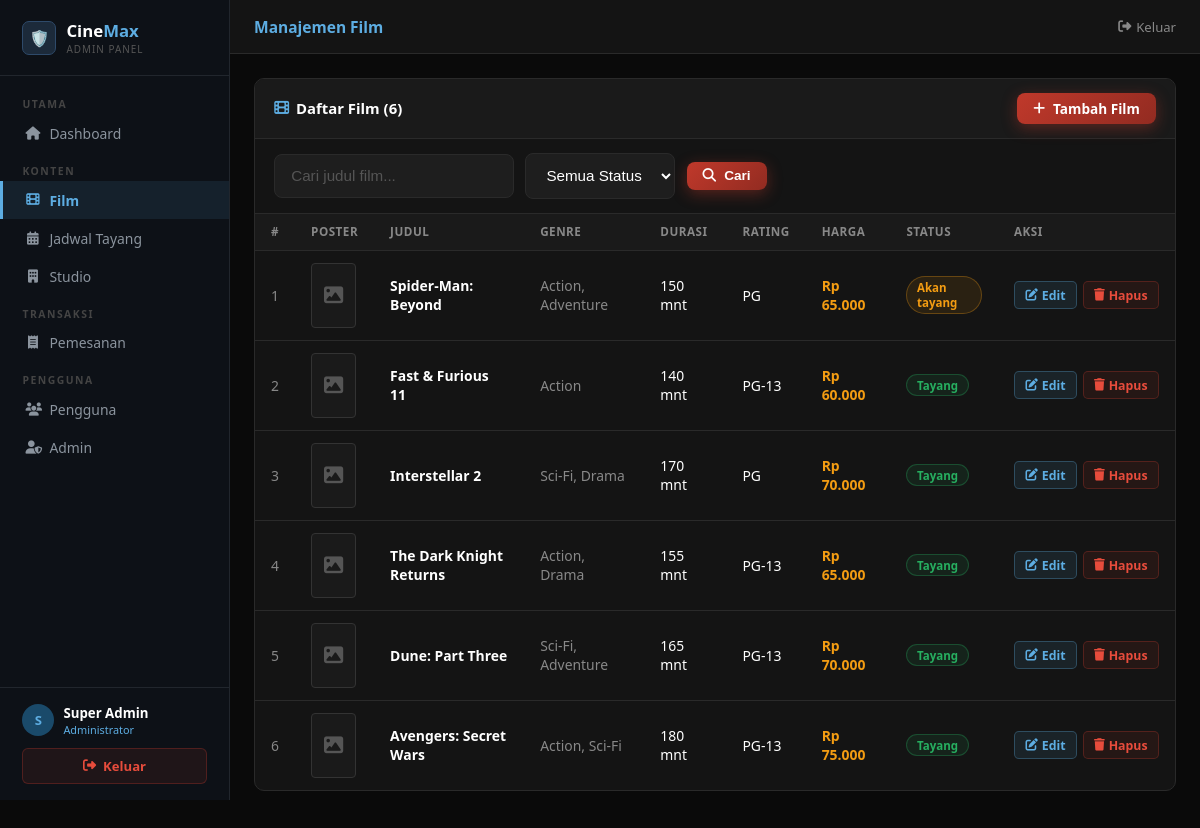
The page /admin/films.php (signed in) on the database its author committed.
### tables this page shows
CREATE TABLE IF NOT EXISTS films (
    id INT AUTO_INCREMENT PRIMARY KEY,
    judul VARCHAR(200) NOT NULL,
    genre VARCHAR(100),
    durasi INT,
    rating VARCHAR(10),
    sinopsis TEXT,
    poster VARCHAR(255),
    harga DECIMAL(10,2) DEFAULT 50000,
    status ENUM('tayang','akan_tayang','selesai') DEFAULT 'tayang',
    created_at TIMESTAMP DEFAULT CURRENT_TIMESTAMP
);

### admin/films.php (the view, shortened to what this page needs)
<?php
require_once '../config/database.php';
$cari          = trim($_GET['search'] ?? '');
$where         = "WHERE 1=1";
$params        = [];
$types         = '';
if ($params) {
    $stmt = $conn->prepare("SELECT * FROM films $where ORDER BY id DESC");
    $stmt->bind_param($types, ...$params);
    $stmt->execute();
    $daftar_film = $stmt->get_result();
} else {
    $daftar_film = $conn->query("SELECT * FROM films $where ORDER BY id DESC");
}
include 'includes/header.php';
?>
<div class="box">
    <div class="box-header">
        <h3><i class="fas fa-film"></i> Daftar Film (<?= $daftar_film->num_rows ?>)</h3>
        <a href="films.php?action=add" class="btn btn-primary btn-sm">
            <i class="fas fa-plus"></i> Tambah Film
        </a>
    </div>
    <div class="filter-bar">
        <form method="GET" class="filter-form">
            <input type="text" name="search" class="form-control filter-input-lg"
                   placeholder="Cari judul film..." value="<?= htmlspecialchars($cari) ?>">
            <select name="status" class="form-control filter-input-md">
                <option value="">Semua Status</option>
            </select>
            <button type="submit" class="btn btn-primary btn-sm"><i class="fas fa-search"></i> Cari</button>
        </form>
    </div>
    <div class="tabel-wrap">
        <table class="tabel">
            <thead>
                <tr>
                    <th>#</th>
                    <th>Poster</th>
                    <th>Judul</th>
                    <th>Genre</th>
                    <th>Durasi</th>
                    <th>Rating</th>
                    <th>Harga</th>
                    <th>Status</th>
                    <th>Aksi</th>
                </tr>
            </thead>
            <tbody>
                <?php $no = 1; while ($f = $daftar_film->fetch_assoc()): ?>
                <tr>
                    <td class="text-abu"><?= $no++ ?></td>
                    <td>
                        <?php
                        $poster_path = '../assets/uploads/posters/' . ($f['poster'] ?? '');
                        if (!empty($f['poster']) && file_exists($poster_path)):
                        ?>
                        <img src="../assets/uploads/posters/<?= htmlspecialchars($f['poster']) ?>"
                             alt="<?= htmlspecialchars($f['judul']) ?>"
                             style="width:45px; height:65px; object-fit:cover; border-radius:4px; border:1px solid #333;">
                        <?php else: ?>
                        <div style="width:45px; height:65px; background:#1a1a1a; border-radius:4px; border:1px solid #333;
                                    display:flex; align-items:center; justify-content:center; color:#555; font-size:1.2rem;">
                            <i class="fas fa-image"></i>
                        </div>
                        <?php endif; ?>
                    </td>
                    <td class="text-bold"><?= htmlspecialchars($f['judul']) ?></td>
                    <td class="text-abu text-kecil"><?= htmlspecialchars($f['genre']) ?></td>
                    <td><?= $f['durasi'] ?> mnt</td>
                    <td><?= htmlspecialchars($f['rating']) ?></td>
                    <td class="text-kuning text-bold">Rp <?= number_format($f['harga'], 0, ',', '.') ?></td>
                    <td>
                        <span class="badge-status badge-<?= $f['status'] ?>">
                            <?= str_replace('_', ' ', ucfirst($f['status'])) ?>
                        </span>
                    </td>
                    <td>
                        <div class="aksi-group">
                            <a href="films.php?action=edit&id=<?= $f['id'] ?>" class="btn-edit">
                                <i class="fas fa-edit"></i> Edit
                            </a>
                            <a href="films.php?action=delete&id=<?= $f['id'] ?>" class="btn-hapus"
                               onclick="return confirm('Hapus film <?= addslashes($f['judul']) ?>?')">
                                <i class="fas fa-trash"></i> Hapus
                            </a>
                        </div>
                    </td>
                </tr>
                <?php endwhile; ?>
            </tbody>
        </table>
    </div>
</div>
<?php include 'includes/footer.php'; ?>

### assets/css/style.css (style rules this page uses)
:root { --primary: #c0392b; --primary-dark: #922b21; --primary-light: #e74c3c; --bg-dark: #0a0a0a; --bg-card: #141414; --bg-card2: #1a1a1a; --bg-input: #1e1e1e; --text-white: #ffffff; --text-gray: #aaaaaa; --text-light: #cccccc; --border: #2a2a2a; --border-red: #c0392b; --gold: #f39c12; --success: #27ae60; --shadow: 0 4px 20px rgba(192, 57, 43, 0.3); }
* { margin: 0; padding: 0; box-sizing: border-box; }
body { font-family: 'Segoe UI', Tahoma, Geneva, Verdana, sans-serif; background-color: var(--bg-dark); color: var(--text-white); min-height: 100vh; }
a { text-decoration: none; color: inherit; }
.btn { display: inline-flex; align-items: center; gap: 8px; padding: 0.7rem 1.5rem; border-radius: 8px; font-weight: 600; font-size: 0.95rem; cursor: pointer; border: none; transition: all 0.3s; text-decoration: none; }
.btn-primary { background: linear-gradient(135deg, var(--primary), var(--primary-dark)); color: white; box-shadow: 0 4px 15px rgba(192, 57, 43, 0.4); }
.btn-sm { padding: 0.4rem 1rem; font-size: 0.85rem; }
.form-control { width: 100%; padding: 0.8rem 1rem; background: var(--bg-input); border: 1px solid var(--border); border-radius: 8px; color: var(--text-white); font-size: 0.95rem; transition: all 0.3s; }
.form-control::placeholder { color: #555; }

### assets/css/admin.css (style rules this page uses)
body { display: flex; flex-direction: column; min-height: 100vh; }
.box { background: #141414; border: 1px solid #2a2a2a; border-radius: 10px; overflow: hidden; margin-bottom: 1.5rem; }
.box-header { padding: 0.85rem 1.2rem; background: #1a1a1a; border-bottom: 1px solid #2a2a2a; display: flex; align-items: center; justify-content: space-between; }
.box-header h3 { font-size: 0.93rem; font-weight: 700; display: flex; align-items: center; gap: 7px; }
.box-header h3 i { color: #5dade2; }
.tabel { width: 100%; border-collapse: collapse; }
.tabel th { background: #1a1a1a; padding: 0.65rem 1rem; text-align: left; font-size: 0.73rem; font-weight: 700; color: #888; text-transform: uppercase; letter-spacing: 0.5px; border-bottom: 1px solid #2a2a2a; }
.tabel td { padding: 0.75rem 1rem; border-bottom: 1px solid #2a2a2a; font-size: 0.87rem; vertical-align: middle; }
.tabel tr:last-child td { border-bottom: none; }
.btn-edit, .btn-hapus, .btn-lihat { display: inline-flex; align-items: center; gap: 4px; padding: 0.28rem 0.65rem; border-radius: 5px; font-size: 0.77rem; font-weight: 600; border: 1px solid; cursor: pointer; text-decoration: none; transition: opacity 0.2s; }
.btn-edit { background: rgba(93,173,226,0.1); color: #5dade2; border-color: rgba(93,173,226,0.3); }
.btn-hapus { background: rgba(192,57,43,0.1); color: #e74c3c; border-color: rgba(192,57,43,0.3); }
.aksi-group { display: flex; gap: 0.35rem; }
.badge-status { display: inline-block; padding: 0.18rem 0.6rem; border-radius: 20px; font-size: 0.72rem; font-weight: 600; border: 1px solid; }
.badge-confirmed, .badge-tayang, .badge-aktif { background: rgba(39,174,96,0.1); color: #27ae60; border-color: rgba(39,174,96,0.3); }
.badge-pending, .badge-akan_tayang { background: rgba(243,156,18,0.1); color: #f39c12; border-color: rgba(243,156,18,0.3); }
select.form-control { cursor: pointer; }
.filter-bar { padding: 0.85rem 1.2rem; border-bottom: 1px solid #2a2a2a; display: flex; gap: 0.7rem; flex-wrap: wrap; align-items: center; }
.text-kuning { color: #f39c12; }
.text-abu { color: #888; }
.text-bold { font-weight: 700; }
.text-kecil { font-size: 0.81rem; }
.filter-form { display: flex; gap: 0.7rem; flex-wrap: wrap; align-items: center; width: 100%; }
.filter-input-lg { max-width: 240px; }
.filter-input-md { max-width: 150px; }
.tabel-wrap { overflow-x: auto; }

### rows shown on the page
films: judul "Spider-Man: Beyond", genre "Action, Adventure", durasi "150", rating "PG", harga "65.000", status "Akan tayang"
films: judul "Fast & Furious 11", genre "Action", durasi "140", rating "PG-13", harga "60.000", status "Tayang"
films: judul "Interstellar 2", genre "Sci-Fi, Drama", durasi "170", rating "PG", harga "70.000", status "Tayang"
films: judul "The Dark Knight Returns", genre "Action, Drama", durasi "155", rating "PG-13", harga "65.000", status "Tayang"
films: judul "Dune: Part Three", genre "Sci-Fi, Adventure", durasi "165", rating "PG-13", harga "70.000", status "Tayang"
films: judul "Avengers: Secret Wars", genre "Action, Sci-Fi", durasi "180", rating "PG-13", harga "75.000", status "Tayang"

### other values the page prints
substr($_SESSION['admin_nama'] ?? 'A', 0, 1) "S"
$_SESSION['admin_nama'] "Super Admin"
$pageTitle "Manajemen Film"
$daftar_film->num_rows "6"
